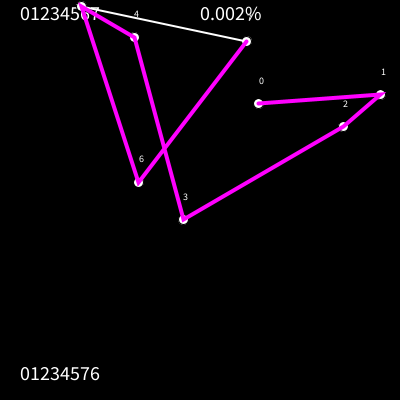
Frame 1 (no input)
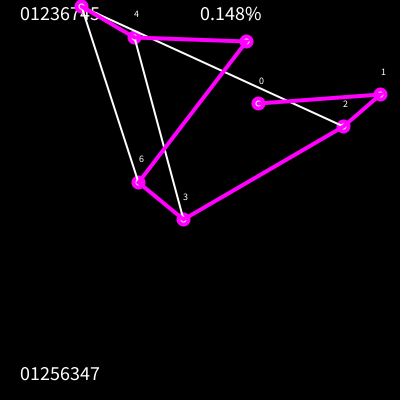
Frame 60 (the mouse pressed at the canvas centre just before this capture)
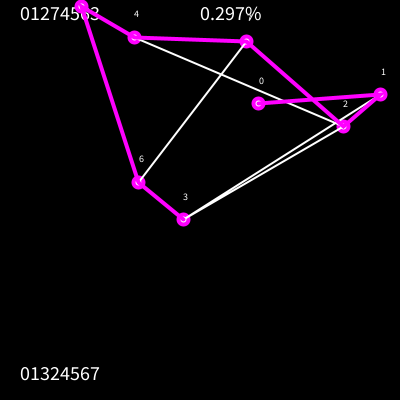
Frame 120 (the mouse held since frame 60 and released just before this capture)

The Processing sketch that drew these frames (run headless with seeded random() and noise(); from frame 60 on, the mouse is pressed at the canvas centre):

// Processing sketch: Traveling_Salesperson
// ── Traveling_Salesperson.pde
int citynum=8;
PVector[] cities = new PVector[citynum];
int[] best = new int[citynum];
int[] vals=new int[citynum];
boolean finish = false;
float record;
float total;
float count=0;
void setup() {
    size(400,400);
    for (int i = 0; i < cities.length; i+=1) {
        PVector v=new PVector(random(width),random(height));
        cities[i]=v;
    }
    for (int i = 0; i < citynum; i+=1) {
        vals[i]=i;
    }
    record = calcDistance(cities);
    arrayCopy(vals, best);
    total=factorial(citynum);
}

void draw() {
    
    // print(vals+"\n")
    //step1
    
    int largestI = -1;
    for (int i=0; i < citynum-1; i+=1){
        if (vals[i]<vals[i+1]){
            largestI=i;
        }
    }
    
    if( largestI == -1){
        finish=true;
        print("finished");
        noLoop();
        

    }
    if(finish==false){
        //step2
        background(0);
       
        int largestJ = -1;
        for (int j = 0; j < citynum; ++j) {
            if (vals[j] > vals[largestI]){
                largestJ=j;
            }
        }
        //step3 
        vals=swap(vals,largestI,largestJ); 
        //step4
        int[] startOfvals=subset(vals,0,largestI+1);
        int[] endOfvals=subset(vals, largestI+1);
        endOfvals = reverse(endOfvals);
        vals=concat(startOfvals,endOfvals);
        String s = "";
        String s1= "";
        for (int i = 0; i < vals.length; i+=1) {
            s+=vals[i];
            s1+=best[i];
        }
        
        textSize(20);
        fill(255);
        text(s,20,height-20);
        text(s1,20,20);
        
        fill(255);
        for (int i = 0; i < cities.length; i+=1) {
            textSize(10);
            circle(cities[i].x,cities[i].y,10);
            text(i,cities[i].x,cities[i].y-20);
        }
        stroke(255);
        beginShape();
        noFill();
        strokeWeight(2);
        for (int i = 0; i < cities.length; i+=1) {
            vertex(cities[vals[i]].x, cities[vals[i]].y);
        }
        endShape();

        beginShape();
        stroke(255,0,255);
        noFill();
        strokeWeight(4);
        for (int i = 0; i < cities.length; i+=1) {
            vertex(cities[best[i]].x,cities[best[i]].y);
        }
        endShape();

        
        float d=calcDistance(cities);
        if (d<record){
            record=d;
            arrayCopy(vals, best);
        }
        print(record+"\n");
        
    }
    count+=1;
    fill(255);
    textSize(20);
    float percent = count*100/total;
    percent=(float)floor(percent*1000)/1000;
    text(percent+"%",width/2,20);
}

int[] swap(int[] a,int i,int j){
    int temp=a[i];
    a[i]=a[j];
    a[j]=temp;
    return a;
}

float calcDistance(PVector[] points){
    float sum=0;
    for( int i=0; i<points.length-1; i+=1 ){
        float d=dist(points[vals[i]].x, points[vals[i]].y, points[vals[i+1]].x, points[vals[i+1]].y);
        sum+=d;
    }
    return sum;
}

float factorial(float a){
    if(a==1) return 1;
    else if(a<1) return 0;
    else return a*factorial(a-1);

}
